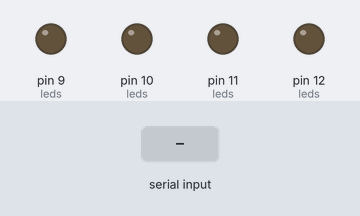
Simulated run of this sketch. Board: Arduino Uno, built with avr-gcc and run on an emulated ATmega328P. Parts: output pins drawn as LEDs (lit = HIGH). The test bench sets the inputs (shaded band).

Above: at 1.2 s.
1.3 s: "90,45\n" received over Serial
At 2.5 s:
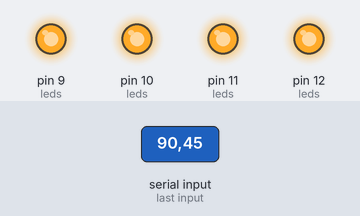
2.8 s: "30,150\n" received over Serial
At 3.7 s:
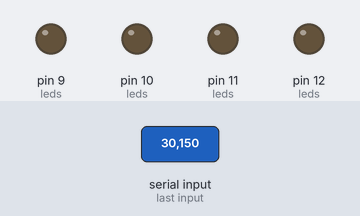
4.3 s: "200\n" received over Serial
Timing chart, 0 to 7.3 s (numbered marks = the images above; inputs shaded):
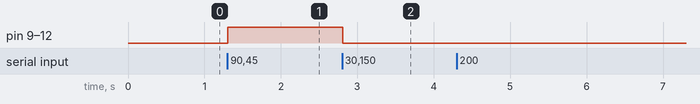

The sketch:

Arduino.ino
```cpp
const int ledVerde    = 9;
const int ledAzul     = 10;
const int ledVermelho = 11;
const int ledAmarelo  = 12;

int leds[] = {ledVerde, ledAzul, ledVermelho, ledAmarelo};
int numLeds = 4;

void setup() {
  Serial.begin(9600);
  for (int i = 0; i < numLeds; i++) {
    pinMode(leds[i], OUTPUT);
    digitalWrite(leds[i], LOW);
  }
}

void loop() {
  if (Serial.available() > 0) {
    char recebido = Serial.read();
    int n = recebido - '0';

    if (n >= 0 && n <= 4) {
      for (int i = 0; i < numLeds; i++) {
        digitalWrite(leds[i], i < n ? HIGH : LOW);
      }
    }

    while (Serial.available() > 0) Serial.read();
  }
}
```

Measured:
- after the input at 1.3 s, pin 9 (leds), pin 10 (leds), pin 11 (leds), pin 12 (leds): LOW → HIGH at once
- after the input at 2.8 s, pin 9 (leds), pin 10 (leds), pin 11 (leds), pin 12 (leds): HIGH → LOW at once
